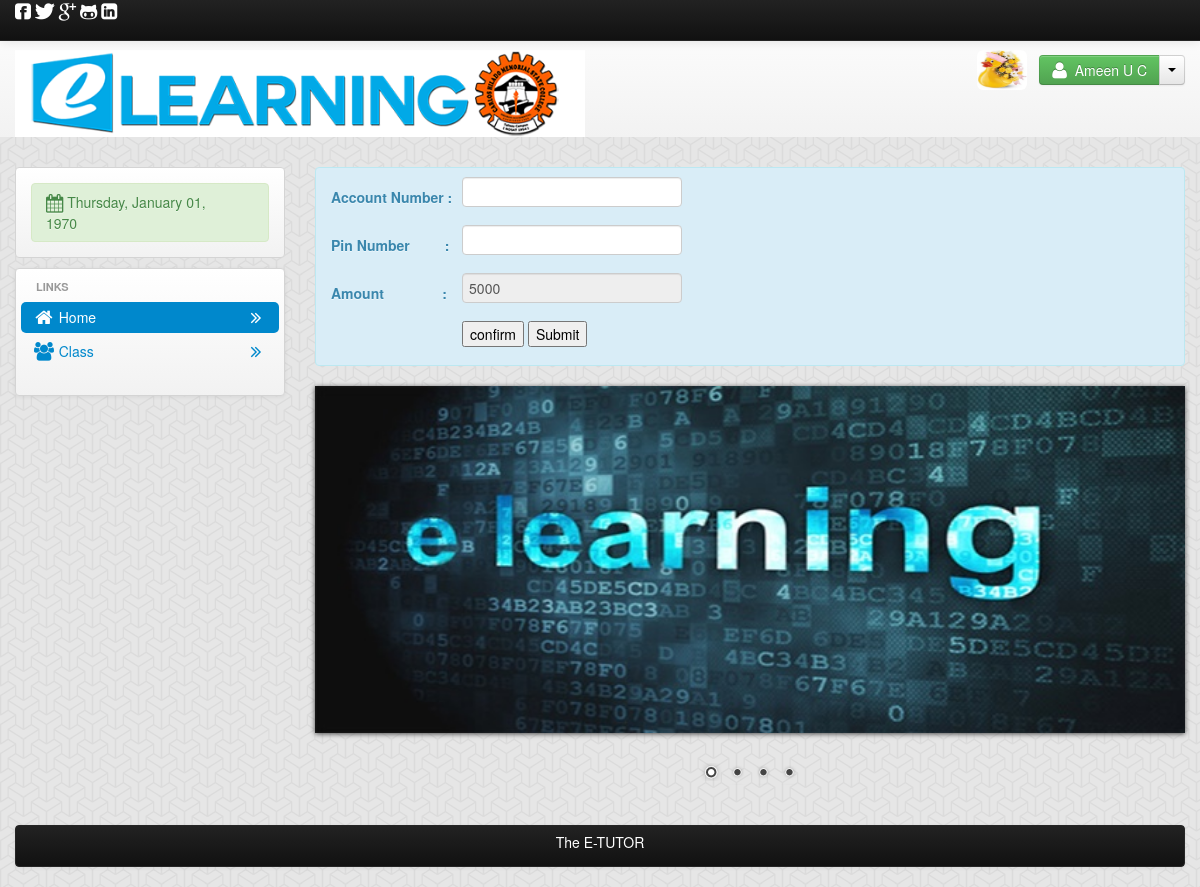
Page /payment.php (signed in) on the committed database.
### tables this page shows
CREATE TABLE `tbl_student` (
  `student_id` int(11) NOT NULL AUTO_INCREMENT,
  `fullname` varchar(150) NOT NULL,
  `dept_id` int(11) NOT NULL,
  `course_id` varchar(11) NOT NULL,
  `username` varchar(150) NOT NULL,
  `password` varchar(10) NOT NULL,
  `gender` varchar(150) NOT NULL,
  `email` varchar(150) NOT NULL,
  `contactno` varchar(150) NOT NULL,
  `city` varchar(150) NOT NULL,
  `image` varchar(200) NOT NULL,
  `due` varchar(10) NOT NULL,
  `status` int(11) NOT NULL,
  PRIMARY KEY (`student_id`)
);

CREATE TABLE `tbl_course` (
  `course_id` varchar(100) NOT NULL,
  `course_title` varchar(150) NOT NULL,
  `dept_id` int(100) NOT NULL,
  `major` varchar(100) NOT NULL,
  `fee_structure` int(10) NOT NULL,
  `course_duration` varchar(150) NOT NULL,
  PRIMARY KEY (`course_id`)
);

### session.php (called while the page is built, shortened)
<?php
$session_id=$_SESSION['id'];
?>

### payment.php (the view, shortened to what this page needs)
<?php
include('header.php');
include ('session.php');
$user_query = mysql_query("select * from tbl_student where student_id='$session_id'") or die(mysql_error());
$user_row = mysql_fetch_array($user_query);
?>
<body>
    <?php include('navhead_student.php'); ?>
    <div class="container">
        <div class="row-fluid">
            <div class="span3">
                <div class="hero-unit-3">
                    <div class="alert-index alert-success">
                        <i class="icon-calendar icon-large"></i>
                        <?php
                        $Today = date('y:m:d');
                        $new = date('l, F d, Y', strtotime($Today));
                        echo $new;
                        ?>
                    </div>
                </div>
                <div class="hero-unit-1">
                    <ul class="nav  nav-pills nav-stacked">
                        <li class="nav-header">Links</li>
                        <li   class="active" >
                            <a href="payment.php"><i class="icon-home icon-large"></i>&nbsp;Home
                                <div class="pull-right">
                                    <i class="icon-double-angle-right icon-large"></i>
                                </div>
                            </a>
                        </li>
                        <li>
                            <a href="payment.php"><i class="icon-group icon-large"></i>&nbsp;Class
                                <div class="pull-right">
                                    <i class="icon-double-angle-right icon-large"></i>
                                </div>
                            </a></li>
                    </ul>
                </div>
            </div>
            <div class="span9">
                <div class="alert alert-info">
                   <table>
											<form method="post" action="">
												<tr>
													<td><b>Account Number :</b>&nbsp;&nbsp;</td>
													<td><input type='text' size="30" maxlength="30" name='acc'></td>
												</tr>
												<tr><td>
												<tr><td>
												<tr><td></tr>
												<tr>
													 <td><b>Pin Number &nbsp;&nbsp;&nbsp; &nbsp;&nbsp;&nbsp;&nbsp;:</b>&nbsp;&nbsp;</td>
													 <td><input type='text' size="30" maxlength="30" name='pin'></td>
													 <td>&nbsp;</td>
												</tr>
												<tr><td>
												<tr><td>
												<tr><td></tr>
												<tr>
													<td><b>Amount &nbsp;&nbsp;&nbsp;&nbsp;&nbsp;&nbsp;&nbsp;&nbsp;&nbsp;&nbsp;&nbsp;&nbsp;&nbsp;  :</b>&nbsp;&nbsp;</td>
													<td><input type='text' name='amt' readonly value="<?php
													$cid=$user_row['course_id'];
													$fee=mysql_query("select fee_structure from tbl_course where course_id='$cid'");
													$feerow=mysql_fetch_array($fee);
													echo $feerow['fee_structure'];
													  ?>"  size="30"></td>
												</tr>
												<tr><td></tr>
												<tr><td></tr>
												<tr>
												    <tr><td><tr><td>
													<td><label>
													<input type="submit" name="Submit" value="confirm" />
													<input type="submit" name="Submit2" value="Submit">
													</label></td>
													<td><label></label></td>
												</tr>
												<tr><td></tr>
												<tr><td></tr>
											</form>
										</table>
                </div>
                <div class="slider-wrapper theme-default">
                    <?php include('slider.php'); ?>
                </div>
            </div>
        </div>
        <?php include('footer.php'); ?>
    </div>
</div>
</body>
</html>

### navhead_student.php (shortened to what this page needs)
<div class="row-fluid">
    <div class="span12">
        <div class="navbar navbar-fixed-top navbar-inverse">
            <div class="navbar-inner">
                <div class="container">
                    <div class="nav-collapse collapse">
                       <i class="icon-facebook-sign icon-large" id="color_white"></i>
                        <i class="icon-twitter icon-large" id="color_white"></i>
                        <i class="icon-google-plus icon-large" id="color_white"></i>
                        <i class="icon-github-alt icon-large" id="color_white"></i>
                        <i class="icon-linkedin-sign icon-large" id="color_white"></i>
                    </div>
                </div>
            </div>
        </div>
        <div class="hero-unit-header">
            <div class="container">
                <div class="row-fluid">
                    <div class="span12">
                        <div class="row-fluid">
                            <div class="span6">
                             <img src="admin/images/head.png">
                            </div>
                            <div class="span6">
                                <div class="pull-right">
                                    <?php
                                    $student_query=mysql_query("select * from tbl_student where student_id='$session_id'")or die(mysql_error());
                                    $student_row=  mysql_fetch_array($student_query);
                                    ?>
                                     <img  src="admin/<?php echo $student_row['image']; ?>"  class="img img-rounded" id="picture">
                                    <div class="btn-group">
                                        <button class="btn btn-success"><i class="icon-user icon-large"></i>&nbsp; <?php echo $student_row['fullname']; ?></button>
                                        <button class="btn dropdown-toggle" data-toggle="dropdown">
                                            <span class="caret"></span>
                                        </button>
                                    </div>
                                </div>
                            </div>
                        </div>
                    </div>
                </div>
            </div>
        </div>

### rows in the picture
tbl_student: image (picture), fullname "Ameen U C"
tbl_course: amt "5000"
